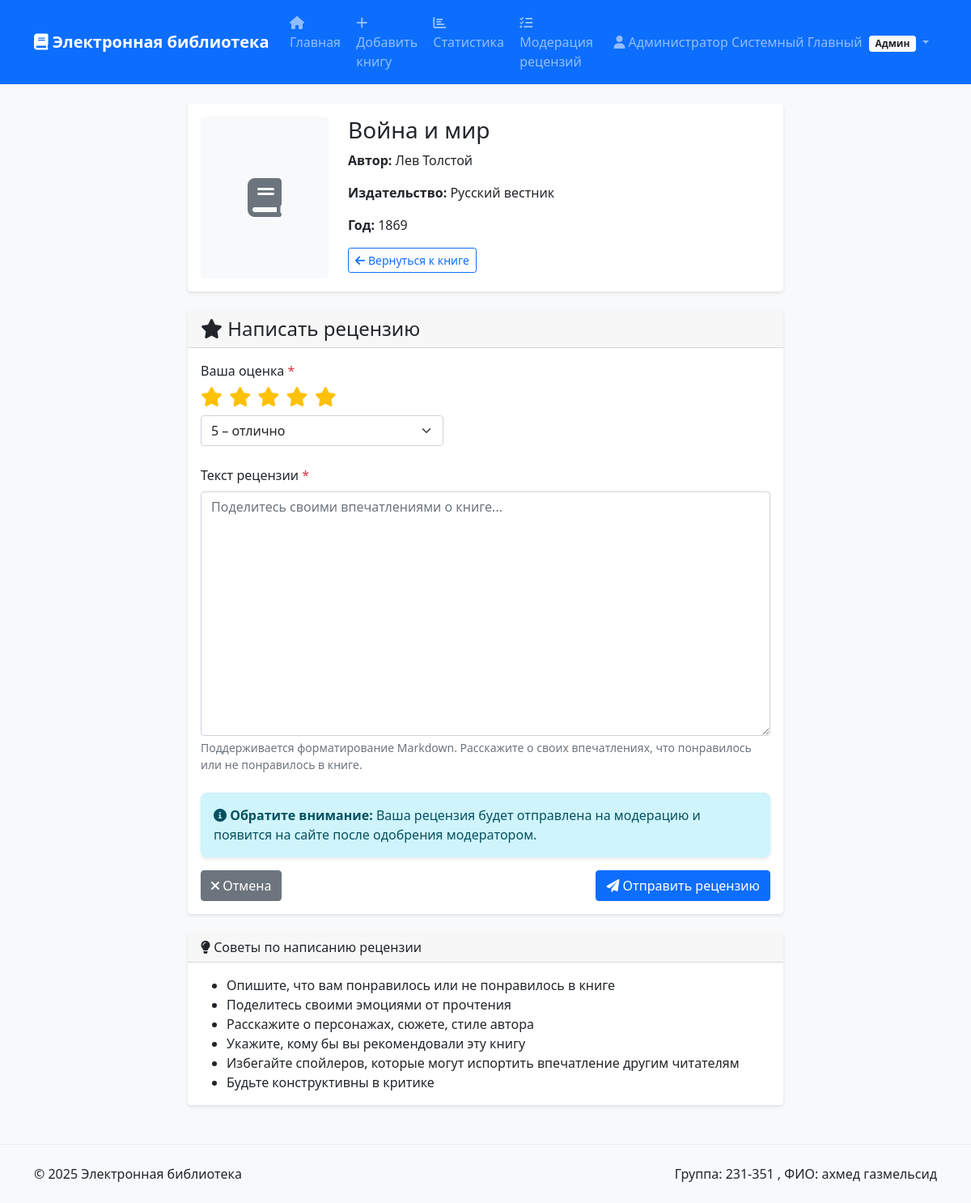
The page /book/1/review/add (signed in) on the database its author committed.
### tables this page shows
CREATE TABLE users (
            id INTEGER PRIMARY KEY AUTOINCREMENT,
            login TEXT NOT NULL UNIQUE,
            password_hash TEXT NOT NULL,
            last_name TEXT NOT NULL,
            first_name TEXT NOT NULL,
            middle_name TEXT,
            role_id INTEGER NOT NULL,
            FOREIGN KEY (role_id) REFERENCES roles(id)
        );

CREATE TABLE books (
            id INTEGER PRIMARY KEY AUTOINCREMENT,
            title TEXT NOT NULL,
            short_description TEXT NOT NULL,
            publication_year INTEGER NOT NULL,
            publisher TEXT NOT NULL,
            author TEXT NOT NULL,
            page_count INTEGER NOT NULL
        );

### web-exam-main/app.py (the view)
    def decorated_function(*args, **kwargs):
        if 'user_id' not in session:
            flash('Для выполнения данного действия необходимо пройти процедуру аутентификации')
            return redirect(url_for('login'))
        return f(*args, **kwargs)

### web-exam-main/app.py (called while the page is built, shortened)
def get_db():
    if 'db' not in g:
        g.db = sqlite3.connect(DATABASE)
        g.db.row_factory = sqlite3.Row
        g.db.execute('PRAGMA foreign_keys = ON')
    return g.db

@app.teardown_appcontext
def close_db_connection(error):
    close_db(error)

def get_current_user():
    if 'user_id' not in session:
        return None
    db = get_db()
    user = db.execute("""
        SELECT u.*, r.name as role_name
        FROM users u
        JOIN roles r ON u.role_id = r.id
        WHERE u.id = ?
    """, (session['user_id'],)).fetchone()
    return user

def login_required(f):
    def decorated_function(*args, **kwargs):
        if 'user_id' not in session:
            flash('Для выполнения данного действия необходимо пройти процедуру аутентификации')
            return redirect(url_for('login'))
        return f(*args, **kwargs)
    decorated_function.__name__ = f.__name__
    return decorated_function

@app.route('/book/<int:book_id>/review/add', methods=['GET', 'POST'])
@login_required
def add_review(book_id):
    db = get_db()
    book = db.execute("SELECT * FROM books WHERE id = ?", (book_id,)).fetchone()
    if not book:
        flash('Книга не найдена')
        return redirect(url_for('index'))
    existing_review = db.execute("""
        SELECT id FROM reviews WHERE book_id = ? AND user_id = ?
    """, (book_id, session['user_id'])).fetchone()
    if existing_review:
        flash('Вы уже оставили рецензию на эту книгу. Удалите старую рецензию, чтобы написать новую.')
        return redirect(url_for('view_book', book_id=book_id))
    return render_template('review/add.html', book=book)

@app.context_processor
def inject_user():
    return dict(current_user=get_current_user())

### web-exam-main/templates/review/add.html (shortened to what this page needs)
{% extends "base.html" %}
{% block content %}
<div class="row justify-content-center">
    <div class="col-lg-8">
        <div class="card mb-4">
            <div class="card-body">
                <div class="row">
                    <div class="col-md-3">
                        {% if book.cover_filename %}
                            <img src="{{ url_for('static', filename='uploads/' + book.cover_filename) }}"
                                 class="img-fluid rounded" alt="{{ book.title }}">
                        {% else %}
                            <div class="bg-light rounded d-flex align-items-center justify-content-center"
                                 style="height: 200px;">
                                <i class="fas fa-book fa-3x text-muted"></i>
                            </div>
                        {% endif %}
                    </div>
                    <div class="col-md-9">
                        <h3>{{ book.title }}</h3>
                        <p><strong>Автор:</strong> {{ book.author }}</p>
                        <p><strong>Издательство:</strong> {{ book.publisher }}</p>
                        <p><strong>Год:</strong> {{ book.publication_year }}</p>
                        <a href="{{ url_for('view_book', book_id=book.id) }}" class="btn btn-outline-primary btn-sm">
                            <i class="fas fa-arrow-left"></i> Вернуться к книге
                        </a>
                    </div>
                </div>
            </div>
        </div>
        <div class="card">
            <div class="card-header">
                <h4 class="mb-0">
                    <i class="fas fa-star"></i> Написать рецензию
                </h4>
            </div>
            <div class="card-body">
                <form method="POST" id="reviewForm">
                    <div class="mb-4">
                        <label class="form-label">Ваша оценка <span class="text-danger">*</span></label>
                        <div class="star-rating mb-2">
                            {% for i in range(5, 0, -1) %}
                                <i class="rating-star far fa-star" data-rating="{{ i }}"
                                   style="font-size: 1.5rem; cursor: pointer; color: #dee2e6; margin-right: 0.25rem;"></i>
                            {% endfor %}
                        </div>
                        <select class="form-select" id="rating" name="rating" required style="max-width: 300px;">
                            <option value="5" selected>5 – отлично</option>
                        </select>
                    </div>
                    <div class="mb-4">
                        <label for="text" class="form-label">Текст рецензии <span class="text-danger">*</span></label>
                        <textarea class="form-control" id="review_text" name="text"
                                  rows="12" required
                                  placeholder="Поделитесь своими впечатлениями о книге...">{{ request.form.text or '' }}</textarea>
                        <div class="form-text">
                            Поддерживается форматирование Markdown. Расскажите о своих впечатлениях, что понравилось или не понравилось в книге.
                        </div>
                    </div>
                    <div class="alert alert-info">
                        <i class="fas fa-info-circle"></i>
                        <strong>Обратите внимание:</strong> Ваша рецензия будет отправлена на модерацию и появится на сайте после одобрения модератором.
                    </div>
                    <div class="d-flex justify-content-between">
                        <a href="{{ url_for('view_book', book_id=book.id) }}" class="btn btn-secondary">
                            <i class="fas fa-times"></i> Отмена
                        </a>
                        <button type="submit" class="btn btn-primary">
                            <i class="fas fa-paper-plane"></i> Отправить рецензию
                        </button>
                    </div>
                </form>
            </div>
        </div>
        <div class="card mt-4">
            <div class="card-header">
                <h6 class="mb-0">
                    <i class="fas fa-lightbulb"></i> Советы по написанию рецензии
                </h6>
            </div>
            <div class="card-body">
                <ul class="mb-0">
                    <li>Опишите, что вам понравилось или не понравилось в книге</li>
                    <li>Поделитесь своими эмоциями от прочтения</li>
                    <li>Расскажите о персонажах, сюжете, стиле автора</li>
                    <li>Укажите, кому бы вы рекомендовали эту книгу</li>
                    <li>Избегайте спойлеров, которые могут испортить впечатление другим читателям</li>
                    <li>Будьте конструктивны в критике</li>
                </ul>
            </div>
        </div>
    </div>
</div>
{% endblock %}

### web-exam-main/templates/base.html (shortened to what this page needs)
<!DOCTYPE html>
<html lang="ru">
<head>
    <link href="https://cdn.jsdelivr.net/npm/bootstrap@5.1.3/dist/css/bootstrap.min.css" rel="stylesheet">
    <link href="https://cdnjs.cloudflare.com/ajax/libs/font-awesome/6.0.0/css/all.min.css" rel="stylesheet">
    <link href="https://cdnjs.cloudflare.com/ajax/libs/easymde/2.18.0/easymde.min.css" rel="stylesheet">
</head>
<body>
    <nav class="navbar navbar-expand-lg navbar-dark bg-primary">
        <div class="container">
            <a class="navbar-brand" href="{{ url_for('index') }}">
                <i class="fas fa-book"></i> Электронная библиотека
            </a>
            <div class="collapse navbar-collapse" id="navbarNav">
                <ul class="navbar-nav me-auto">
                    <li class="nav-item">
                        <a class="nav-link" href="{{ url_for('index') }}">
                            <i class="fas fa-home"></i> Главная
                        </a>
                    </li>
                    {% if current_user %}
                        {% if current_user.role_name == 'administrator' %}
                            <li class="nav-item">
                                <a class="nav-link" href="{{ url_for('add_book') }}">
                                    <i class="fas fa-plus"></i> Добавить книгу
                                </a>
                            </li>
                            <li class="nav-item">
                                <a class="nav-link" href="{{ url_for('statistics') }}">
                                    <i class="fas fa-chart-bar"></i> Статистика
                                </a>
                            </li>
                        {% endif %}
                        {% if current_user.role_name in ['administrator', 'moderator'] %}
                            <li class="nav-item">
                                <a class="nav-link" href="{{ url_for('moderate_reviews') }}">
                                    <i class="fas fa-tasks"></i> Модерация рецензий
                                </a>
                            </li>
                        {% endif %}
                    {% endif %}
                </ul>
                <ul class="navbar-nav">
                    {% if current_user %}
                        <li class="nav-item dropdown">
                            <a class="nav-link dropdown-toggle" href="#" role="button" data-bs-toggle="dropdown">
                                <i class="fas fa-user"></i>
                                {{ current_user.last_name }} {{ current_user.first_name }}
                                {% if current_user.middle_name %}{{ current_user.middle_name }}{% endif %}
                                <span class="badge bg-light text-dark ms-1">
                                    {% if current_user.role_name == 'administrator' %}Админ
                                    {% elif current_user.role_name == 'moderator' %}Модер
                                    {% else %}Польз{% endif %}
                                </span>
                            </a>
                        </li>
                    {% else %}
                        <li class="nav-item">
                            <a class="nav-link" href="{{ url_for('login') }}">
                                <i class="fas fa-sign-in-alt"></i> Войти
                            </a>
                        </li>
                    {% endif %}
                </ul>
            </div>
        </div>
    </nav>
    <main class="container mt-4">
        {% block content %}{% endblock %}
    </main>
    <footer class="bg-light mt-5 py-4">
        <div class="container">
            <div class="row">
                <div class="col-md-6">
                    <p class="mb-0">&copy; 2025 Электронная библиотека</p>
                </div>
                <div class="col-md-6 text-end">
                    <p class="mb-0">Группа: 231-351 , ФИО: ахмед газмельсид</p>
                </div>
            </div>
        </div>
    </footer>
</body>
</html>

### web-exam-main/templates/base.html (style rules this page uses)
body { min-height: 100vh; display: flex; flex-direction: column; background-color: #f8f9fa; }
main { flex: 1; }
.card { transition: transform 0.2s ease-in-out, box-shadow 0.2s ease-in-out; border: none; box-shadow: 0 2px 4px rgba(0,0,0,0.1); }
.navbar-brand { font-weight: bold; }
.navbar-nav .nav-link { border-radius: 0.25rem; margin: 0 0.1rem; transition: background-color 0.2s ease-in-out; }
footer { margin-top: auto; border-top: 1px solid #e9ecef; }
.alert { border: none; border-radius: 0.5rem; box-shadow: 0 2px 4px rgba(0,0,0,0.1); }

### rows shown on the page
users: last_name "Администратор", first_name "Системный", middle_name "Главный"
books: title "Война и мир", author "Лев Толстой", publisher "Русский вестник", publication_year "1869"
